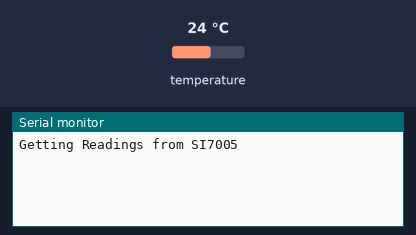
This sketch was run on a simulated Arduino Uno, built with avr-gcc and run on an emulated ATmega328P. Shown: the last lines printed to the serial monitor. Wiring (inferred from the names in the program): HTU21/Si7021 sensor at I2C address 0x40. The inputs (shaded band) are chosen by the test bench; at power-on: temperature 24 °C.

Above: at 1.7 s.
1.8 s: temperature set to 33 °C
At 2.5 s:
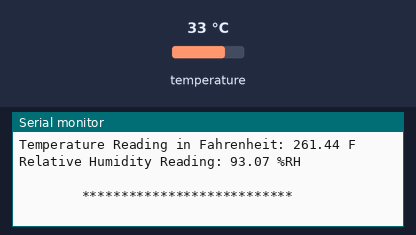
3.4 s: temperature set to 3 °C
At 4.51 s:
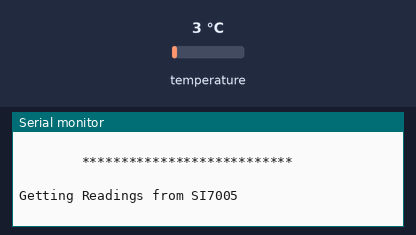

The sketch:

SI7005Example.ino
```cpp
/**************************************************************************/
/*
        Distributed with a free-will license.
        Use it any way you want, profit or free, provided it fits in the licenses of its associated works.
        SI7005
        This code is designed to work with the SI7005_I2CADC I2C Mini Module available from ControlEverything.com.
        https://www.controleverything.com/content/Temperature?sku=SI7005_I2CS#tabs-0-product_tabset-2
*/
/**************************************************************************/

#include <Wire.h>
#include <SI7005.h>

SI7005 si;

void setup(void)
{
    Serial.begin(9600);

    // The address can be changed making the option of connecting multiple devices
    si.getAddr_SI7005(SI7005_DEFAULT_ADDRESS);           // 0x40

    // The Fast Enable, Heater Enable and Conversion Mode
    // can be changed via the following functions

    si.setFastEnable(FAST_ENABLE_35);        // 35 ms (typical)
    // si.setFastEnable(FAST_ENABLE_18);     // 18 ms (typical)

    si.setHeaterEnable(HEATER_OFF);      // Heater Off
    // si.setHeaterEnable(HEATER_ON);    // Heater On

    si.setConversion(CONVERSION_START);       // Start a conversion
    // si.setConversion(CONVERSION_DONT);     // Do not start a conversion

    si.begin();
    delay(500);
}

void loop(void)
{
    byte error;
    int8_t address;

    address = si.si_i2cAddress;
    // The i2c_scanner uses the return value of
    // the Write.endTransmisstion to see if
    // a device did acknowledge to the address.
    Wire.beginTransmission(address);
    error = Wire.endTransmission();
    if (error == 0)
    {
        float cTemp, fTemp, humidity;

        Serial.println("Getting Readings from SI7005");
        Serial.println(" ");
        // Read and print out the temperature, then convert to C and F scales
        cTemp = si.Measure_Temperature();
        fTemp = cTemp * 1.8 + 32;

        // Read and print out the Relative Humidity, convert it to %RH
        humidity = si.Measure_Humidity();

        // Output data to screen
        Serial.print("Temperature Reading in Celsius: ");
        Serial.print(cTemp);
        Serial.println(" C");
        Serial.print("Temperature Reading in Fahrenheit: ");
        Serial.print(fTemp);
        Serial.println(" F");
        Serial.print("Relative Humidity Reading: ");
        Serial.print(humidity);
        Serial.println(" %RH");
        Serial.println(" ");
        Serial.println("        ***************************        ");
        Serial.println(" ");
    }
    else
    {
        Serial.println("SI7005 Disconnected!");
        Serial.println(" ");
        Serial.println("        ************        ");
        Serial.println(" ");
    }

    delay(1000);
}
```

SI7005.cpp
```cpp
/**************************************************************************/
/*
        Distributed with a free-will license.
        Use it any way you want, profit or free, provided it fits in the licenses of its associated works.
        SI7005
        This code is designed to work with the SI7005_I2CADC I2C Mini Module available from ControlEverything.com.
        https://www.controleverything.com/content/Temperature?sku=SI7005_I2CS#tabs-0-product_tabset-2
 */
/**************************************************************************/

#if ARDUINO >= 100
#include "Arduino.h"
#else
#include "WProgram.h"
#endif

#include <Wire.h>

#include "SI7005.h"

/**************************************************************************/
/*
        Abstract away platform differences in Arduino wire library
*/
/**************************************************************************/
static uint8_t i2cread(void)
{
    #if ARDUINO >= 100
        return Wire.read();
    #else
        return Wire.receive();
    #endif
}

/**************************************************************************/
/*
        Abstract away platform differences in Arduino wire library
*/
/**************************************************************************/
static void i2cwrite(uint8_t x)
{
    #if ARDUINO >= 100
        Wire.write((uint8_t)x);
    #else
        Wire.send(x);
    #endif
}

/**************************************************************************/
/*
        Writes 8-bits to the specified destination register
*/
/**************************************************************************/
static void writeRegister(uint8_t i2cAddress, uint8_t reg, uint8_t value)
{
    Wire.beginTransmission(i2cAddress);
    i2cwrite((uint8_t)reg);
    i2cwrite((uint8_t)(value));
    Wire.endTransmission();
}

/**************************************************************************/
/*
        Reads first 8-bits from the specified destination register
*/
/**************************************************************************/
static uint8_t readRegister8(uint8_t i2cAddress, uint8_t reg)
{
    Wire.beginTransmission(i2cAddress);
    i2cwrite((uint8_t)reg);
    Wire.endTransmission();
    Wire.requestFrom(i2cAddress, (uint8_t)3);
    return (uint8_t)(i2cread());
}

/**************************************************************************/
/*
        Reads last 16-bits from the specified destination register
*/
/**************************************************************************/
static uint16_t readRegister(uint8_t i2cAddress, uint8_t reg)
{
    uint8_t data[3];
    Wire.beginTransmission(i2cAddress);
    i2cwrite((uint8_t)reg);
    Wire.endTransmission();
    Wire.requestFrom(i2cAddress, (uint8_t)3);
    data[0] = i2cread();
    data[1] = i2cread();
    data[2] = i2cread();
    return (uint16_t)((data[1] << 8) | data[2]);
}

/**************************************************************************/
/*
        Instantiates a new SI7005 class with appropriate properties
*/
/**************************************************************************/
void SI7005::getAddr_SI7005(uint8_t i2cAddress)
{
    si_i2cAddress = i2cAddress;
    si_conversionDelay = SI7005_CONVERSIONDELAY;
}

/**************************************************************************/
/*
        Sets up the Hardware
*/
/**************************************************************************/
boolean SI7005::begin()
{
    Wire.begin();
    if (readRegister8(si_i2cAddress, SI7005_REG_CONTROL_ID) != 0x50) return false;

    return true;
}

/**************************************************************************/
/*
        Sets the Fast Mode Enable
*/
/**************************************************************************/
void SI7005::setFastEnable(siFastEnable_t fastenable)
{
    si_fastenable = fastenable;
}

/**************************************************************************/
/*
        Gets the Fast Mode Enable
*/
/**************************************************************************/
siFastEnable_t SI7005::getFastEnable()
{
    return si_fastenable;
}

/**************************************************************************/
/*
        Sets the Heater Enable
*/
/**************************************************************************/
void SI7005::setHeaterEnable(siHeaterEnable_t heaterenable)
{
    si_heaterenable = heaterenable;
}

/**************************************************************************/
/*
        Gets the Heater Enable
*/
/**************************************************************************/
siHeaterEnable_t SI7005::getHeaterEnable()
{
    return si_heaterenable;
}

/**************************************************************************/
/*
        Sets the Conversion Start
*/
/**************************************************************************/
void SI7005::setConversion(siConversion_t conversion)
{
    si_conversion = conversion;
}

/**************************************************************************/
/*
        Gets the Conversion Start
*/
/**************************************************************************/
siConversion_t SI7005::getConversion()
{
    return si_conversion;
}

/**************************************************************************/
/*
        Setup the Config Register, Getting  16-bit rawdata from the registers
*/
/**************************************************************************/
uint16_t SI7005::getMeasurement(uint8_t configValue)
{
    uint16_t rawData;
    uint8_t status;

    // Start with default values
    // Fast Mode Enable
    uint8_t config = si_fastenable;

    // Set Heater Mode
    config |= si_heaterenable;

    // Set Conversion Mode
    config |= si_conversion;

    // Setup config register
    writeRegister(si_i2cAddress, SI7005_REG_CONTROL_CONFIG, config | configValue);

    // Wait for the conversion to complete
    delay(si_conversionDelay);

    status = SI7005_REG_STATUS_NOT_READY;

    // Returns 0 on failure which is same as "ready" status
    // No timeout if device never gets to "ready" status
    // Wait for the measurement to finish
    while (status & SI7005_REG_STATUS_NOT_READY)
    {
        status = readRegister8(si_i2cAddress, SI7005_REG_CONTROL_STATUS);
    }

    // Read the conversion results
    // 16-bit unsigned results from the SI7005
    rawData = readRegister(si_i2cAddress, SI7005_REG_CONTROL_STATUS);
    return (uint16_t)rawData;
}

float SI7005::Measure_Temperature()
{
    uint16_t rawTemperature = getMeasurement(SI7005_REG_CONFIG_ENABLE_TEMPERATURE);
    rawTemperature = ((rawTemperature >> 2) & 0xFFFF);
    last_temperature = ((float)rawTemperature) / SI7005_TEMPERATURE_SLOPE - SI7005_TEMPERATURE_OFFSET;
    return (float)(last_temperature + 0.5);
}

float SI7005::Measure_Humidity()
{
    uint16_t rawHumidity = getMeasurement(SI7005_REG_CONFIG_ENABLE_HUMIDITY);
    rawHumidity = ((rawHumidity >> 4) & 0xFFFF);
    float linearHumidity = ((float)rawHumidity) / SI7005_HUMIDITY_SLOPE - SI7005_HUMIDITY_OFFSET;
    linearHumidity -= A2 * linearHumidity * linearHumidity + A1 * linearHumidity + A0;
    linearHumidity += ( last_temperature - 30 ) * ( Q1 * linearHumidity + Q0 );
    return (float)(linearHumidity + 0.5);
}
```

SI7005.h
```cpp
/**************************************************************************/
/*
        Distributed with a free-will license.
        Use it any way you want, profit or free, provided it fits in the licenses of its associated works.
        SI7005
        This code is designed to work with the SI7005_I2CADC I2C Mini Module available from ControlEverything.com.
        https://www.controleverything.com/content/Temperature?sku=SI7005_I2CS#tabs-0-product_tabset-2
*/
/**************************************************************************/

#if ARDUINO >= 100
#include "Arduino.h"
#else
#include "WProgram.h"
#endif

#include <Wire.h>

/**************************************************************************
    I2C ADDRESS/BITS
**************************************************************************/
    #define SI7005_DEFAULT_ADDRESS                  (0x40)

/**************************************************************************
    CONVERSION DELAY (in mS)
**************************************************************************/
    #define SI7005_CONVERSIONDELAY                  (100)

/**************************************************************************
    CONTROL REGISTER
**************************************************************************/
    #define SI7005_REG_CONTROL_MASK                 (0xFF)
    #define SI7005_REG_CONTROL_STATUS               (0x00)
    #define SI7005_REG_CONTROL_DATA_HI              (0x01)
    #define SI7005_REG_CONTROL_DATA_LO              (0x02)
    #define SI7005_REG_CONTROL_CONFIG               (0x03)
    #define SI7005_REG_CONTROL_ID                   (0x11)

/**************************************************************************
 CONFIG REGISTER
 **************************************************************************/
    #define SI7005_REG_STATUS_MASK                  (0x01)  // Status Settings
    #define SI7005_REG_STATUS_READY                 (0x00)  // Conversion Complete
    #define SI7005_REG_STATUS_NOT_READY             (0x01)  // Conversion in Progress

/**************************************************************************
    CONFIG REGISTER
**************************************************************************/

    #define SI7005_REG_CONFIG_FAST_MASK             (0x20)      // Fast Mode Enable
    #define SI7005_REG_CONFIG_FAST_ENABLE_35        (0x00)      // 35 ms (typical)
    #define SI7005_REG_CONFIG_FAST_ENABLE_18        (0x20)      // 18 ms (typical)

    #define SI7005_REG_CONFIG_ENABLE_MASK           (0x10)      // Temperature Enable
    #define SI7005_REG_CONFIG_ENABLE_HUMIDITY       (0x00)      // Relative humidity
    #define SI7005_REG_CONFIG_ENABLE_TEMPERATURE    (0x10)      // Temperature

    #define SI7005_REG_CONFIG_HEATER_MASK           (0x02)      // Heater Enable
    #define SI7005_REG_CONFIG_HEATER_DISABLE        (0x00)      // Heater Off
    #define SI7005_REG_CONFIG_HEATER_ENABLE         (0x02)      // Heater On

    #define SI7005_REG_CONFIG_CONVERSION_MASK       (0x01)      // Conversion Start
    #define SI7005_REG_CONFIG_CONVERSION_DONT       (0x00)      // Do not start a conversion
    #define SI7005_REG_CONFIG_CONVERSION_START      (0x01)      // Start a conversion

/**************************************************************************
    COEFFICIENTS
**************************************************************************/
    #define SI7005_TEMPERATURE_OFFSET               (50)
    #define SI7005_TEMPERATURE_SLOPE                (32)
    #define SI7005_HUMIDITY_OFFSET                  (24)
    #define SI7005_HUMIDITY_SLOPE                   (16)
    #define A0                                      (-4.7844)
    #define A1                                      (0.4008)
    #define A2                                      (-0.00393)
    #define Q0                                      (0.1973)
    #define Q1                                      (0.00237)


typedef enum
{
    FAST_ENABLE_35          = SI7005_REG_CONFIG_FAST_ENABLE_35,
    FAST_ENABLE_18          = SI7005_REG_CONFIG_FAST_ENABLE_18

} siFastEnable_t;

typedef enum
{
    HEATER_OFF              = SI7005_REG_CONFIG_HEATER_DISABLE,
    HEATER_ON               = SI7005_REG_CONFIG_HEATER_ENABLE

} siHeaterEnable_t;

typedef enum
{
    CONVERSION_DONT         = SI7005_REG_CONFIG_CONVERSION_DONT,
    CONVERSION_START        = SI7005_REG_CONFIG_CONVERSION_START

} siConversion_t;

class SI7005
{
    protected:
        // Instance-specific properties
        uint8_t si_conversionDelay;
        siFastEnable_t si_fastenable;
        siHeaterEnable_t si_heaterenable;
        siConversion_t si_conversion;
        float last_temperature;

    public:
        uint8_t si_i2cAddress;
        void getAddr_SI7005(uint8_t i2cAddress);
        boolean begin(void);
        uint16_t getMeasurement(uint8_t configValue);
        float Measure_Temperature();
        float Measure_Humidity();
        void setFastEnable(siFastEnable_t fastenable);
        siFastEnable_t getFastEnable(void);
        void setHeaterEnable(siHeaterEnable_t heaterenable);
        siHeaterEnable_t getHeaterEnable(void);
        void setConversion(siConversion_t conversion);
        siConversion_t getConversion(void);

    private:
};
```

Measured:
- after the input at 1.8 s, the serial monitor: prints a new line after 0.10 s (image 1)
